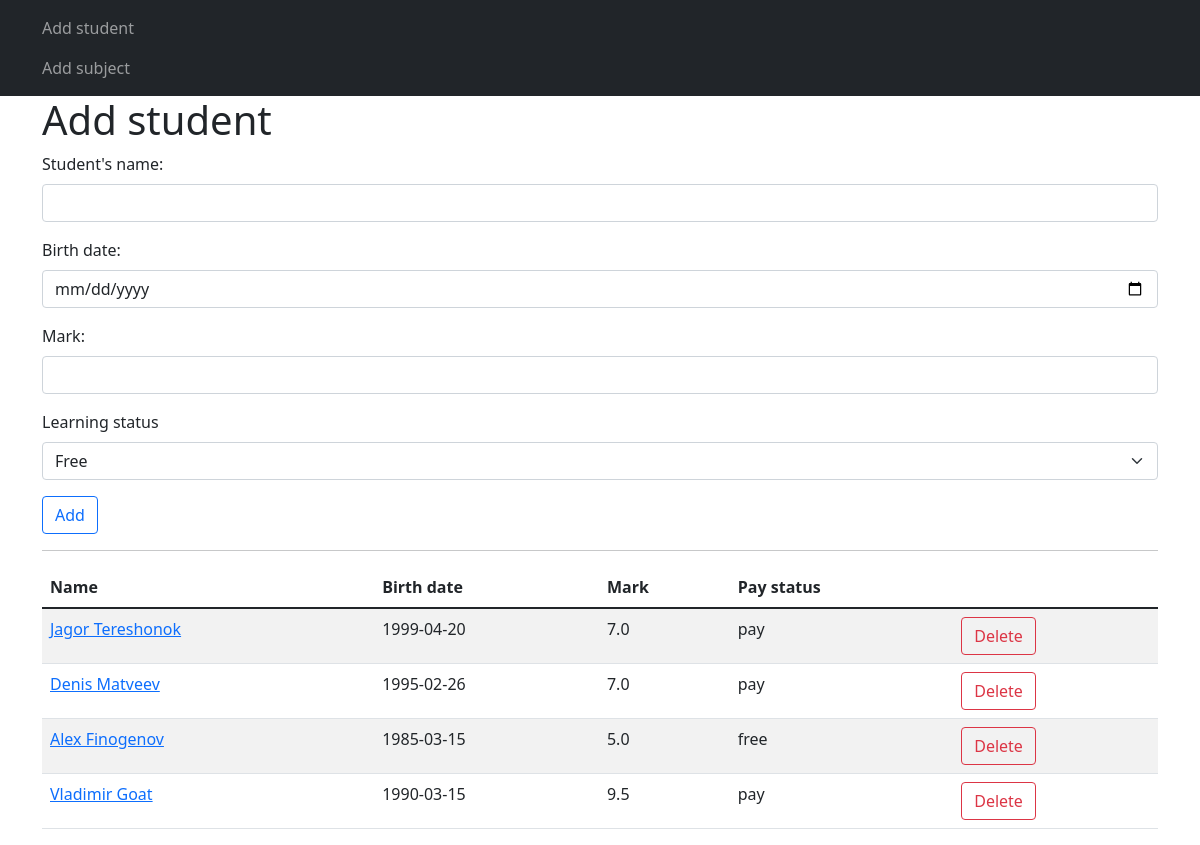
/add-student, run on an earlier commit of the app's database.
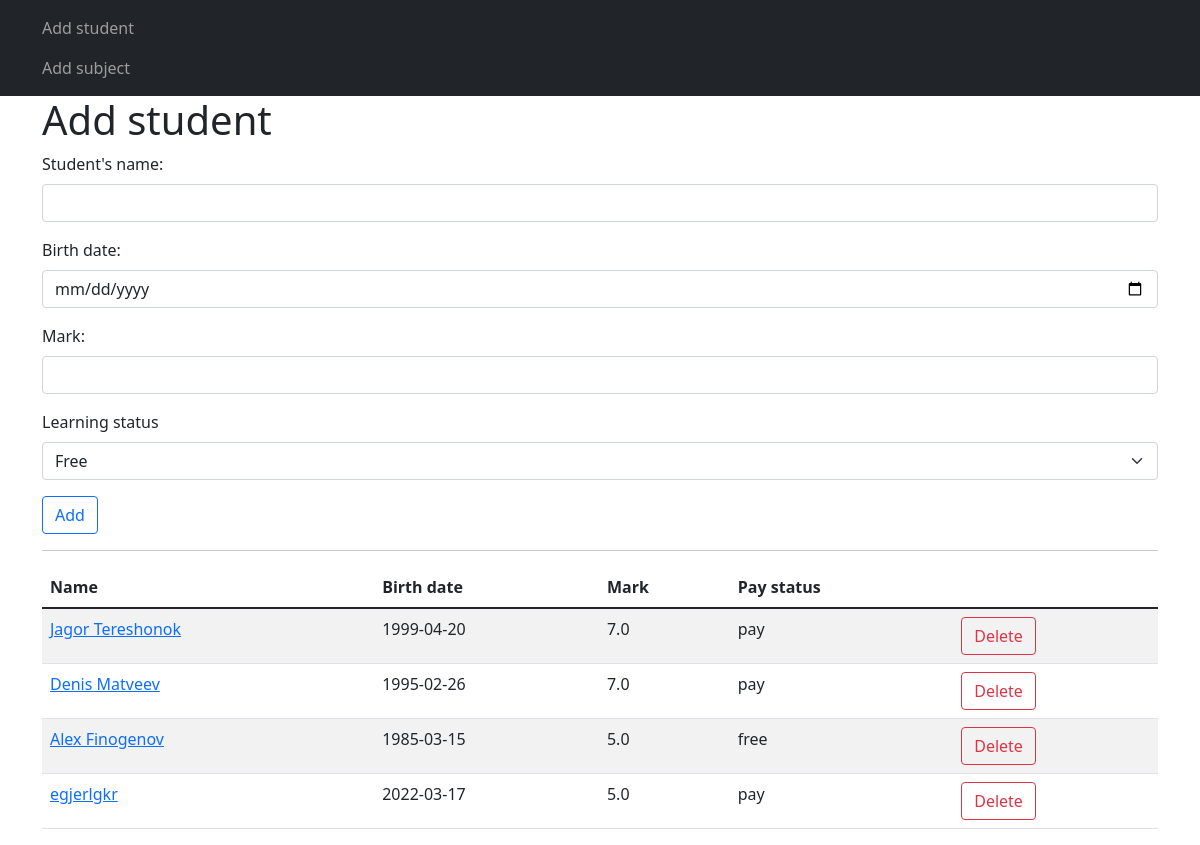
And on a later commit of the database.
### models.py (models this page shows)
class Students(db.Model):
    id = db.Column(db.Integer, primary_key=True)
    name = db.Column(db.String(120), nullable=False)
    birth_date = db.Column(db.Date, nullable=False, default=datetime.now())
    mark = db.Column(db.Float, nullable=False, default=3.2)
    subject_id = db.Column(db.Integer, db.ForeignKey('subjects.id'))
    status = db.Column(db.String(10), nullable=False, default='Paid')

### routes.py (the view, shortened to what this page needs)
@app.route('/add-student', methods=['GET', 'POST'])
def add_student():
    form = StudentForm()
    form.subject.choices = [(1, 'First'), (2, 'Second')]
    students = Students.query.all()  # достаю всех студентов из БД
    return render_template('add_students.html', form=form, items=students)

### forms.py
class StudentForm(FlaskForm):
    name = StringField('Student\'s name: ',
                       validators=[DataRequired()])
    birth_date = DateField('Birth date: ',
                           validators=[DataRequired()])
    mark = FloatField('Mark: ')
    subject = SelectField('Subject', choices=[])
    status = SelectField('Learning status',
                         choices=[
                             ('free', 'Free'),
                             ('pay', 'Paid')
                         ])
    submit = SubmitField('Add')

### templates/add_students.html (shortened to what this page needs)
{% extends 'base.html' %}
{% block content %}
    <h1>Add student</h1>
    <form action="" method="post">
        <div class="mb-3">
            {{ form.name.label(class="form-label") }}
            {{ form.name(class="form-control") }}
        </div>
        <div class="mb-3">
            {{ form.birth_date.label(class="form-label") }}
            {{ form.birth_date(class="form-control") }}
        </div>
        <div class="mb-3">
            {{ form.mark.label(class="form-label") }}
            {{ form.mark(class="form-control") }}
        </div>
        <div class="mb-3">
            {{ form.status.label(class="form-label") }}
            {{ form.status(class="form-select") }}
        </div>
        <div class="mb-3">
            {{ form.submit(class="btn btn-outline-primary") }}
        </div>
    </form>
    <hr>
    {% if items|length > 1 %}
        <table class="table table-striped">
            <thead>
                <tr>
                    <th>Name</th>
                    <th>Birth date</th>
                    <th>Mark</th>
                    <th>Pay status</th>
                </tr>
            </thead>
            <tbody>
                {% for student in items %}
                    <tr>
                        <td><a href="/update-student/{{ student.id }}">{{ student.name }}</a></td>
                        <td>{{ student.birth_date }}</td>
                        <td>{{ student.mark }}</td>
                        <td>{{ student.status }}</td>
                        <td><a href="/delete/{{ student.id }}" class="btn btn-outline-danger">Delete</a></td>
                    </tr>
                {% endfor %}
            </tbody>
        </table>
    {% endif %}
{% endblock %}

### templates/base.html (shortened to what this page needs)
<!DOCTYPE html>
<html lang="en">
<head>
    <link href="https://cdn.jsdelivr.net/npm/bootstrap@5.1.3/dist/css/bootstrap.min.css" rel="stylesheet"
>
</head>
<body>
<nav class="navbar navbar-dark bg-dark">
    <div class="container">
        <ul class="navbar-nav">
            <li class="nav-item">
                <a class="nav-link" href="{{ url_for('add_student') }}">Add student</a>
            </li>
            <li class="nav-item">
                <a class="nav-link" href="{{ url_for('add_subject') }}">Add subject</a>
            </li>
        </ul>
    </div>
</nav>
<div class="container">
    {% block content %}{% endblock %}
</div>
</body>
</html>

What changed in the data, as far as the page shows it:
removed Students: name "Vladimir Goat", birth_date "1990-03-15", mark "9.5", status "pay"
added Students: name "egjerlgkr", birth_date "2022-03-17", mark "5.0", status "pay"
